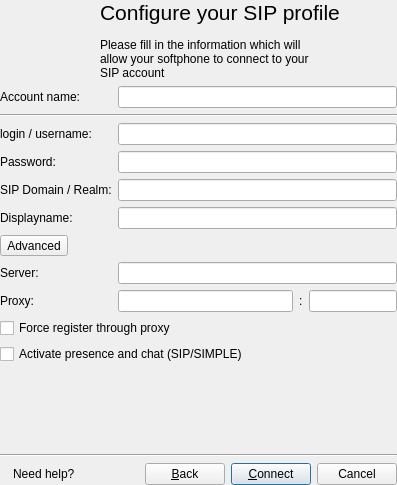
<ui version="4.0" >
 <author></author>
 <comment></comment>
 <exportmacro></exportmacro>
 <class>AddSIPAccount</class>
 <widget class="QWidget" name="AddSIPAccount" >
  <property name="geometry" >
   <rect>
    <x>0</x>
    <y>0</y>
    <width>397</width>
    <height>485</height>
   </rect>
  </property>
  <property name="windowTitle" >
   <string>@product@ - Login</string>
  </property>
  <layout class="QVBoxLayout" >
   <property name="margin" >
    <number>0</number>
   </property>
   <property name="spacing" >
    <number>6</number>
   </property>
   <item>
    <widget class="QLabel" name="loginLabel" >
     <property name="palette" >
      <palette>
       <active>
        <color>
         <red>0</red>
         <green>0</green>
         <blue>0</blue>
        </color>
        <color>
         <red>212</red>
         <green>208</green>
         <blue>200</blue>
        </color>
        <color>
         <red>255</red>
         <green>255</green>
         <blue>255</blue>
        </color>
        <color>
         <red>234</red>
         <green>229</green>
         <blue>220</blue>
        </color>
        <color>
         <red>128</red>
         <green>128</green>
         <blue>128</blue>
        </color>
        <color>
         <red>141</red>
         <green>139</green>
         <blue>133</blue>
        </color>
        <color>
         <red>255</red>
         <green>255</green>
         <blue>255</blue>
        </color>
        <color>
         <red>255</red>
         <green>255</green>
         <blue>255</blue>
        </color>
        <color>
         <red>0</red>
         <green>0</green>
         <blue>0</blue>
        </color>
        <color>
         <red>255</red>
         <green>255</green>
         <blue>255</blue>
        </color>
        <color>
         <red>212</red>
         <green>208</green>
         <blue>200</blue>
        </color>
        <color>
         <red>64</red>
         <green>64</green>
         <blue>64</blue>
        </color>
        <color>
         <red>10</red>
         <green>36</green>
         <blue>106</blue>
        </color>
        <color>
         <red>255</red>
         <green>255</green>
         <blue>255</blue>
        </color>
        <color>
         <red>0</red>
         <green>0</green>
         <blue>255</blue>
        </color>
        <color>
         <red>255</red>
         <green>0</green>
         <blue>255</blue>
        </color>
        <color>
         <red>232</red>
         <green>232</green>
         <blue>232</blue>
        </color>
       </active>
       <inactive>
        <color>
         <red>0</red>
         <green>0</green>
         <blue>0</blue>
        </color>
        <color>
         <red>212</red>
         <green>208</green>
         <blue>200</blue>
        </color>
        <color>
         <red>255</red>
         <green>255</green>
         <blue>255</blue>
        </color>
        <color>
         <red>234</red>
         <green>229</green>
         <blue>220</blue>
        </color>
        <color>
         <red>128</red>
         <green>128</green>
         <blue>128</blue>
        </color>
        <color>
         <red>141</red>
         <green>139</green>
         <blue>133</blue>
        </color>
        <color>
         <red>255</red>
         <green>255</green>
         <blue>255</blue>
        </color>
        <color>
         <red>255</red>
         <green>255</green>
         <blue>255</blue>
        </color>
        <color>
         <red>0</red>
         <green>0</green>
         <blue>0</blue>
        </color>
        <color>
         <red>255</red>
         <green>255</green>
         <blue>255</blue>
        </color>
        <color>
         <red>212</red>
         <green>208</green>
         <blue>200</blue>
        </color>
        <color>
         <red>64</red>
         <green>64</green>
         <blue>64</blue>
        </color>
        <color>
         <red>212</red>
         <green>208</green>
         <blue>200</blue>
        </color>
        <color>
         <red>0</red>
         <green>0</green>
         <blue>0</blue>
        </color>
        <color>
         <red>0</red>
         <green>0</green>
         <blue>255</blue>
        </color>
        <color>
         <red>255</red>
         <green>0</green>
         <blue>255</blue>
        </color>
        <color>
         <red>232</red>
         <green>232</green>
         <blue>232</blue>
        </color>
       </inactive>
       <disabled>
        <color>
         <red>106</red>
         <green>104</green>
         <blue>100</blue>
        </color>
        <color>
         <red>212</red>
         <green>208</green>
         <blue>200</blue>
        </color>
        <color>
         <red>255</red>
         <green>255</green>
         <blue>255</blue>
        </color>
        <color>
         <red>233</red>
         <green>231</green>
         <blue>227</blue>
        </color>
        <color>
         <red>128</red>
         <green>128</green>
         <blue>128</blue>
        </color>
        <color>
         <red>141</red>
         <green>139</green>
         <blue>133</blue>
        </color>
        <color>
         <red>106</red>
         <green>104</green>
         <blue>100</blue>
        </color>
        <color>
         <red>255</red>
         <green>255</green>
         <blue>255</blue>
        </color>
        <color>
         <red>106</red>
         <green>104</green>
         <blue>100</blue>
        </color>
        <color>
         <red>212</red>
         <green>208</green>
         <blue>200</blue>
        </color>
        <color>
         <red>212</red>
         <green>208</green>
         <blue>200</blue>
        </color>
        <color>
         <red>0</red>
         <green>0</green>
         <blue>0</blue>
        </color>
        <color>
         <red>10</red>
         <green>36</green>
         <blue>106</blue>
        </color>
        <color>
         <red>255</red>
         <green>255</green>
         <blue>255</blue>
        </color>
        <color>
         <red>0</red>
         <green>0</green>
         <blue>255</blue>
        </color>
        <color>
         <red>255</red>
         <green>0</green>
         <blue>255</blue>
        </color>
        <color>
         <red>232</red>
         <green>232</green>
         <blue>232</blue>
        </color>
       </disabled>
      </palette>
     </property>
     <property name="text" >
      <string>&lt;span style="font-size:16pt;">Configure your SIP profile&lt;/span>&lt;br>&lt;br>&lt;span>Please fill in the information which will&lt;br/>allow your softphone to connect to your&lt;br/>SIP account&lt;/span></string>
     </property>
     <property name="alignment" >
      <set>Qt::AlignLeading|Qt::AlignLeft|Qt::AlignVCenter</set>
     </property>
     <property name="indent" >
      <number>100</number>
     </property>
    </widget>
   </item>
   <item>
    <layout class="QGridLayout" >
     <property name="margin" >
      <number>0</number>
     </property>
     <property name="spacing" >
      <number>6</number>
     </property>
     <item row="8" column="2" >
      <widget class="QLabel" name="label_proxyport" >
       <property name="text" >
        <string>:</string>
       </property>
      </widget>
     </item>
     <item row="3" column="0" >
      <widget class="QLabel" name="label_3" >
       <property name="text" >
        <string>Password:</string>
       </property>
      </widget>
     </item>
     <item row="4" column="1" colspan="3" >
      <widget class="QLineEdit" name="realm" />
     </item>
     <item row="2" column="1" colspan="3" >
      <widget class="QLineEdit" name="login" />
     </item>
     <item row="5" column="1" colspan="3" >
      <widget class="QLineEdit" name="displayname" />
     </item>
     <item row="0" column="1" colspan="3" >
      <widget class="QLineEdit" name="accountname" />
     </item>
     <item row="8" column="0" >
      <widget class="QLabel" name="label_proxy" >
       <property name="text" >
        <string>Proxy:</string>
       </property>
      </widget>
     </item>
     <item row="3" column="1" colspan="3" >
      <widget class="QLineEdit" name="password" >
       <property name="echoMode" >
        <enum>QLineEdit::Password</enum>
       </property>
      </widget>
     </item>
     <item row="8" column="1" >
      <widget class="QLineEdit" name="proxyServer" >
       <property name="sizePolicy" >
        <sizepolicy>
         <hsizetype>7</hsizetype>
         <vsizetype>0</vsizetype>
         <horstretch>2</horstretch>
         <verstretch>0</verstretch>
        </sizepolicy>
       </property>
      </widget>
     </item>
     <item row="4" column="0" >
      <widget class="QLabel" name="label_5" >
       <property name="text" >
        <string>SIP Domain / Realm:</string>
       </property>
      </widget>
     </item>
     <item row="8" column="3" >
      <widget class="QLineEdit" name="proxyPort" >
       <property name="sizePolicy" >
        <sizepolicy>
         <hsizetype>7</hsizetype>
         <vsizetype>0</vsizetype>
         <horstretch>1</horstretch>
         <verstretch>0</verstretch>
        </sizepolicy>
       </property>
       <property name="maxLength" >
        <number>5</number>
       </property>
      </widget>
     </item>
     <item row="7" column="1" colspan="3" >
      <widget class="QLineEdit" name="registerServer" />
     </item>
     <item row="7" column="0" >
      <widget class="QLabel" name="label_server" >
       <property name="text" >
        <string>Server:</string>
       </property>
      </widget>
     </item>
     <item row="0" column="0" >
      <widget class="QLabel" name="label_10" >
       <property name="text" >
        <string>Account name:</string>
       </property>
      </widget>
     </item>
     <item row="1" column="0" colspan="4" >
      <widget class="Line" name="line" >
       <property name="orientation" >
        <enum>Qt::Horizontal</enum>
       </property>
      </widget>
     </item>
     <item row="5" column="0" >
      <widget class="QLabel" name="label_6" >
       <property name="text" >
        <string>Displayname:</string>
       </property>
      </widget>
     </item>
     <item row="2" column="0" >
      <widget class="QLabel" name="label_2" >
       <property name="text" >
        <string>login / username:</string>
       </property>
      </widget>
     </item>
     <item row="6" column="0" colspan="4" >
      <layout class="QHBoxLayout" >
       <property name="margin" >
        <number>0</number>
       </property>
       <property name="spacing" >
        <number>6</number>
       </property>
       <item>
        <widget class="ExpandButton" name="advButton" >
         <property name="text" >
          <string>Advanced</string>
         </property>
        </widget>
       </item>
       <item>
        <spacer>
         <property name="orientation" >
          <enum>Qt::Horizontal</enum>
         </property>
         <property name="sizeHint" >
          <size>
           <width>40</width>
           <height>20</height>
          </size>
         </property>
        </spacer>
       </item>
      </layout>
     </item>
    </layout>
   </item>
   <item>
    <widget class="QFrame" name="frame" >
     <property name="frameShape" >
      <enum>QFrame::NoFrame</enum>
     </property>
     <property name="frameShadow" >
      <enum>QFrame::Raised</enum>
     </property>
     <layout class="QVBoxLayout" >
      <property name="margin" >
       <number>0</number>
      </property>
      <property name="spacing" >
       <number>6</number>
      </property>
      <item>
       <widget class="QCheckBox" name="forceProxy" >
        <property name="contextMenuPolicy" >
         <enum>Qt::DefaultContextMenu</enum>
        </property>
        <property name="layoutDirection" >
         <enum>Qt::LeftToRight</enum>
        </property>
        <property name="text" >
         <string>Force register through proxy</string>
        </property>
       </widget>
      </item>
      <item>
       <widget class="QCheckBox" name="activateSIMPLE" >
        <property name="layoutDirection" >
         <enum>Qt::LeftToRight</enum>
        </property>
        <property name="text" >
         <string>Activate presence and chat (SIP/SIMPLE)</string>
        </property>
       </widget>
      </item>
     </layout>
    </widget>
   </item>
   <item>
    <spacer>
     <property name="orientation" >
      <enum>Qt::Vertical</enum>
     </property>
     <property name="sizeHint" >
      <size>
       <width>20</width>
       <height>16</height>
      </size>
     </property>
    </spacer>
   </item>
   <item>
    <widget class="Line" name="line_2" >
     <property name="orientation" >
      <enum>Qt::Horizontal</enum>
     </property>
    </widget>
   </item>
   <item>
    <layout class="QHBoxLayout" >
     <property name="margin" >
      <number>0</number>
     </property>
     <property name="spacing" >
      <number>6</number>
     </property>
     <item>
      <widget class="QLabel" name="label_4" >
       <property name="text" >
        <string/>
       </property>
       <property name="pixmap" >
        <pixmap resource="../../../../resources/wengophone.qrc" >:/pics/help.png</pixmap>
       </property>
      </widget>
     </item>
     <item>
      <widget class="LinkLabel" name="helpLabel" >
       <property name="text" >
        <string>Need help?</string>
       </property>
      </widget>
     </item>
     <item>
      <spacer>
       <property name="orientation" >
        <enum>Qt::Horizontal</enum>
       </property>
       <property name="sizeHint" >
        <size>
         <width>0</width>
         <height>20</height>
        </size>
       </property>
      </spacer>
     </item>
     <item>
      <widget class="QPushButton" name="backButton" >
       <property name="text" >
        <string>&amp;Back</string>
       </property>
      </widget>
     </item>
     <item>
      <widget class="QPushButton" name="loginButton" >
       <property name="text" >
        <string>&amp;Connect</string>
       </property>
       <property name="default" >
        <bool>true</bool>
       </property>
      </widget>
     </item>
     <item>
      <widget class="QPushButton" name="cancelButton" >
       <property name="text" >
        <string>Cancel</string>
       </property>
      </widget>
     </item>
    </layout>
   </item>
  </layout>
 </widget>
 <pixmapfunction></pixmapfunction>
 <customwidgets>
  <customwidget>
   <class>ExpandButton</class>
   <extends>QToolButton</extends>
   <header>qtutil/ExpandButton.h</header>
   <container>0</container>
   <pixmap></pixmap>
  </customwidget>
  <customwidget>
   <class>LinkLabel</class>
   <extends>QLabel</extends>
   <header>qtutil/LinkLabel.h</header>
   <container>0</container>
   <pixmap></pixmap>
  </customwidget>
 </customwidgets>
 <tabstops>
  <tabstop>accountname</tabstop>
  <tabstop>login</tabstop>
  <tabstop>password</tabstop>
  <tabstop>realm</tabstop>
  <tabstop>displayname</tabstop>
  <tabstop>registerServer</tabstop>
  <tabstop>proxyServer</tabstop>
  <tabstop>proxyPort</tabstop>
  <tabstop>forceProxy</tabstop>
  <tabstop>activateSIMPLE</tabstop>
  <tabstop>backButton</tabstop>
  <tabstop>loginButton</tabstop>
 </tabstops>
 <resources>
  <include location="../../../../resources/wengophone.qrc" />
 </resources>
 <connections/>
</ui>
